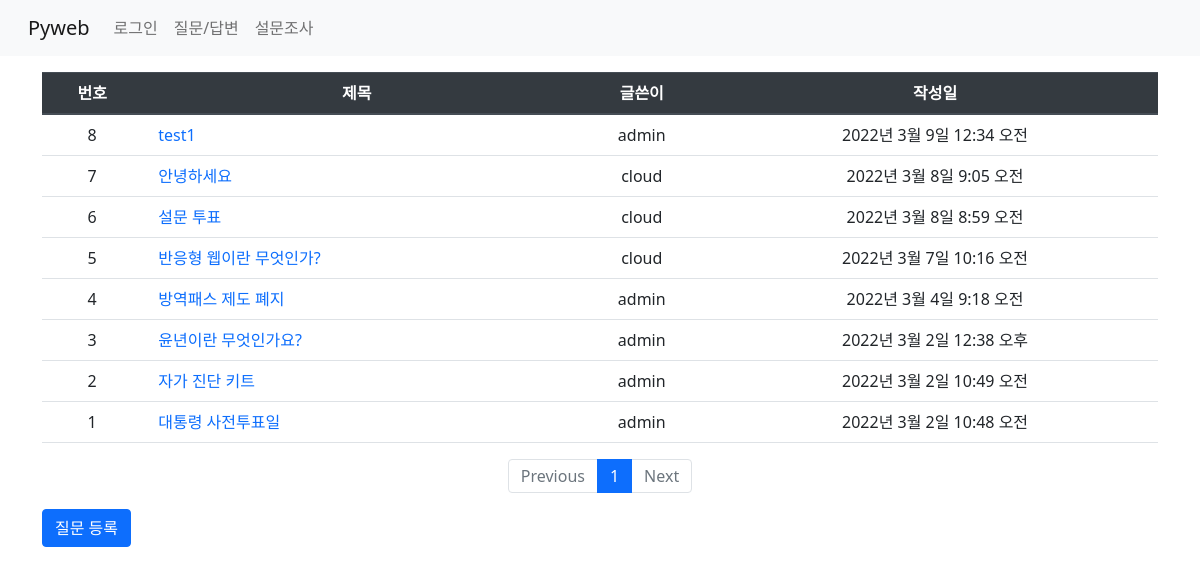
The page /board/boardlist/ on the database as committed earlier.
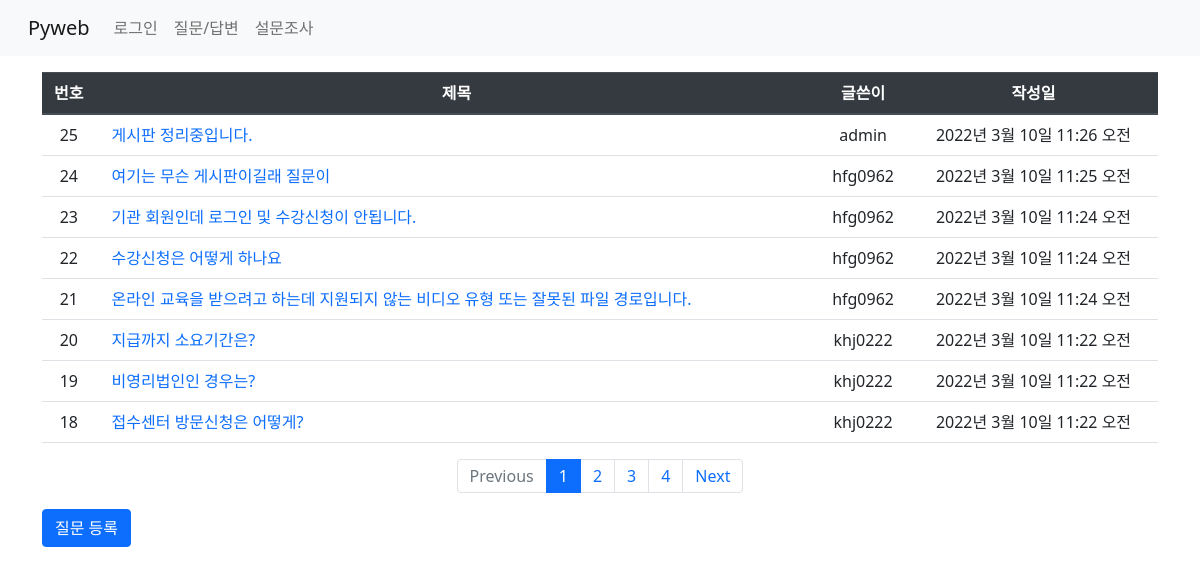
The same page on the database as committed later.
### board/models.py (models this page shows, shortened)
class Question(models.Model):
    subject = models.CharField(max_length=200)
    content = models.TextField()
    create_date = models.DateTimeField()  # not null
    modify_date = models.DateTimeField(null=True, blank=True) # null 값 허용/ blank- 폼 데이터null
    author = models.ForeignKey(User, on_delete=models.CASCADE)

### board/views.py (the view)
# urls.py: path('boardlist/', views.boardlist, name='boardlist'),  #127.0.0.1:8000/board/boardlist/
def boardlist(request):
    question_list = Question.objects.order_by('-create_date')  #'-'내림 차순, -pk도 가능
    page = request.GET.get('page', '1')
    paginator = Paginator(question_list, 8)  # 페이지당 8개 자료
    page_obj = paginator.get_page(page)
    context= {'question_list':page_obj}
    return render(request, 'board/question_list.html', context)

### board/templatetags/board_filter.py (called while the page is built)
@register.filter
def sub(value, arg):
    return value - arg

### templates/board/question_list.html (shortened to what this page needs)
{% extends 'base.html' %}
{% load board_filter %}
{% block content %}
  <div class="container my-3">
      <table class="table">
          <thead class="thead-dark">
            <tr class="text-center">
                <th>번호</th><th>제목</th><th>글쓴이</th><th>작성일</th>
            </tr>
          </thead>
          <tbody>
            {% if question_list %}
                {% for question in question_list %}
                <tr class="text-center">
                    <td>{{ question_list.paginator.count|sub:question_list.start_index|sub:forloop.counter0|add:1}}</td>
                        <td class="text-left px-3">
                            <a href="{% url 'board:detail' question.id %}" class="text-decoration-none">{{ question.subject }}</a>
                        </td>
                    <td>{{ question.author }}</td>
                    <td>{{ question.create_date }}</td>
                </tr>
                {% endfor %}
            {% else %}
              <p>질문이 없습니다.</p>
            {% endif %}
          </tbody>
      </table>
      <ul class="pagination justify-content-center">
        {% if question_list.has_previous %}
            <li class="page-item">
                <a class="page-link" href="?page={{ question_list.previous_page_number }}">Previous</a>
            </li>
        {% else %}
          <li class="page-item disabled">
                <a class="page-link" href="#">Previous</a>
            </li>
        {% endif %}
        {% for page_number in question_list.paginator.page_range %}
          {% if page_number == question_list.number %}
                <li class="page-item active">
                  <a class="page-link" href="?page={{ page_number }}">{{ page_number }}</a>
                </li>
          {% else %}
                <li class="page-item">
                  <a class="page-link" href="?page={{ page_number }}">{{ page_number }}</a>
                </li>
          {% endif %}
        {% endfor %}
        {% if question_list.has_next %}
            <li class="page-item">
                <a class="page-link" href="?page={{ question_list.next_page_number }}">Next</a>
            </li>
        {% else %}
          <li class="page-item disabled">
                <a class="page-link" href="#">Next</a>
            </li>
        {% endif %}
      </ul>
      <a href="{% url 'board:question_create' %} " class="btn btn-primary">질문 등록</a>
  </div>
{% endblock %}

Rows that differ between the two databases and show on the page:
removed Question: paginator.count|sub "8", subject "test1", author "admin", create_date "2022년 3월 9일 12:34 오전"
no longer on this page (row unchanged): Question: paginator.count|sub "7", subject "안녕하세요", author "cloud", create_date "2022년 3월 8일 9:05 오전"
no longer on this page (row unchanged): Question: paginator.count|sub "6", subject "설문 투표", author "cloud", create_date "2022년 3월 8일 8:59 오전"
no longer on this page (row unchanged): Question: paginator.count|sub "5", subject "반응형 웹이란 무엇인가?", author "cloud", create_date "2022년 3월 7일 10:16 오전"
no longer on this page (row unchanged): Question: paginator.count|sub "4", subject "방역패스 제도 폐지", author "admin", create_date "2022년 3월 4일 9:18 오전"
no longer on this page (row unchanged): Question: paginator.count|sub "3", subject "윤년이란 무엇인가요?", author "admin", create_date "2022년 3월 2일 12:38 오후"
no longer on this page (row unchanged): Question: paginator.count|sub "2", subject "자가 진단 키트", author "admin", create_date "2022년 3월 2일 10:49 오전"
no longer on this page (row unchanged): Question: paginator.count|sub "1", subject "대통령 사전투표일", author "admin", create_date "2022년 3월 2일 10:48 오전"
added Question: paginator.count|sub "25", subject "게시판 정리중입니다.", author "admin", create_date "2022년 3월 10일 11:26 오전"
added Question: paginator.count|sub "24", subject "여기는 무슨 게시판이길래 질문이", author "hfg0962", create_date "2022년 3월 10일 11:25 오전"
added Question: paginator.count|sub "23", subject "기관 회원인데 로그인 및 수강신청이 안됩니다.", author "hfg0962", create_date "2022년 3월 10일 11:24 오전"
added Question: paginator.count|sub "22", subject "수강신청은 어떻게 하나요", author "hfg0962", create_date "2022년 3월 10일 11:24 오전"
added Question: paginator.count|sub "21", subject "온라인 교육을 받으려고 하는데 지원되지 않는 비디오 유형 또는 잘못된 파일 경로입니다.", author "hfg0962", create_date "2022년 3월 10일 11:24 오전"
added Question: paginator.count|sub "20", subject "지급까지 소요기간은?", author "khj0222", create_date "2022년 3월 10일 11:22 오전"
added Question: paginator.count|sub "19", subject "비영리법인인 경우는?", author "khj0222", create_date "2022년 3월 10일 11:22 오전"
added Question: paginator.count|sub "18", subject "접수센터 방문신청은 어떻게?", author "khj0222", create_date "2022년 3월 10일 11:22 오전"
Other text that changed with them:
new list line: "2"
new list line: "3"
new list line: "4"
